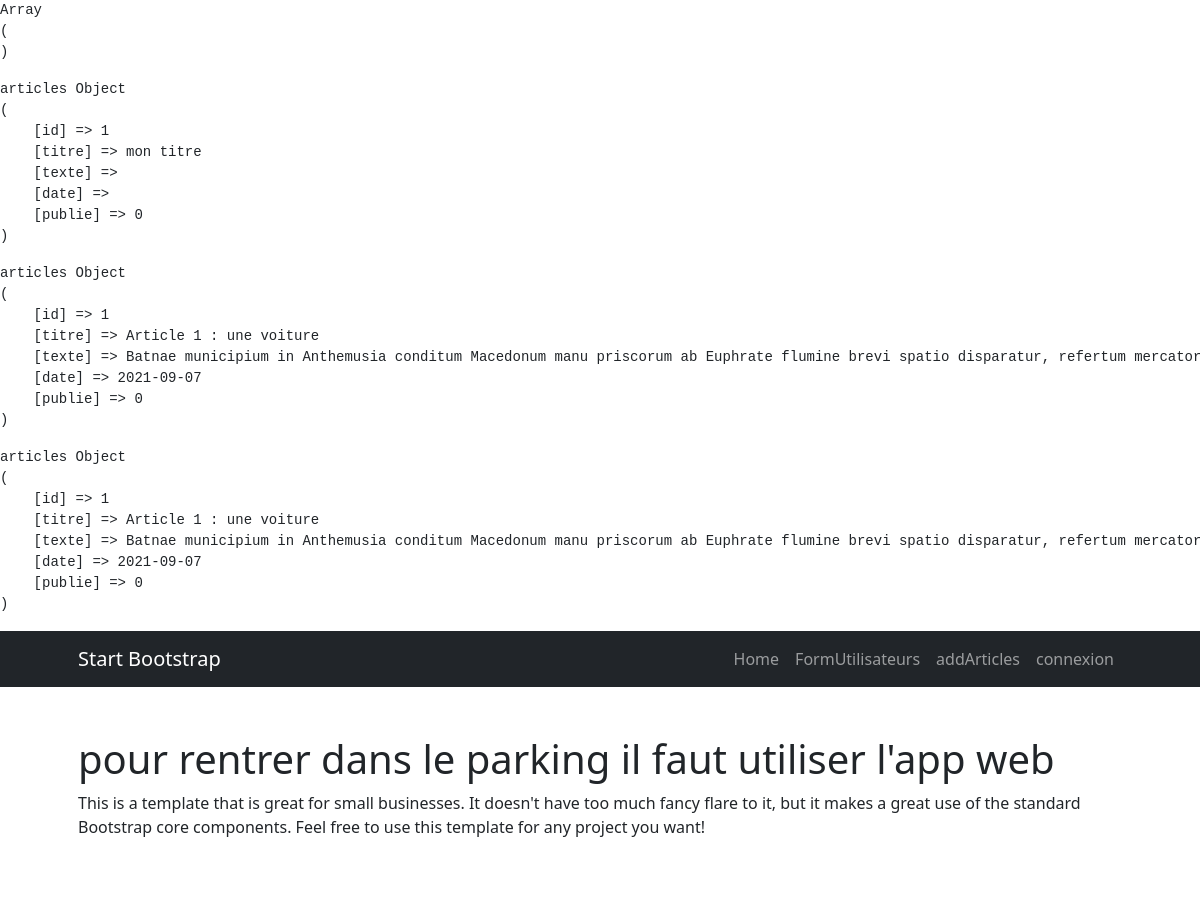
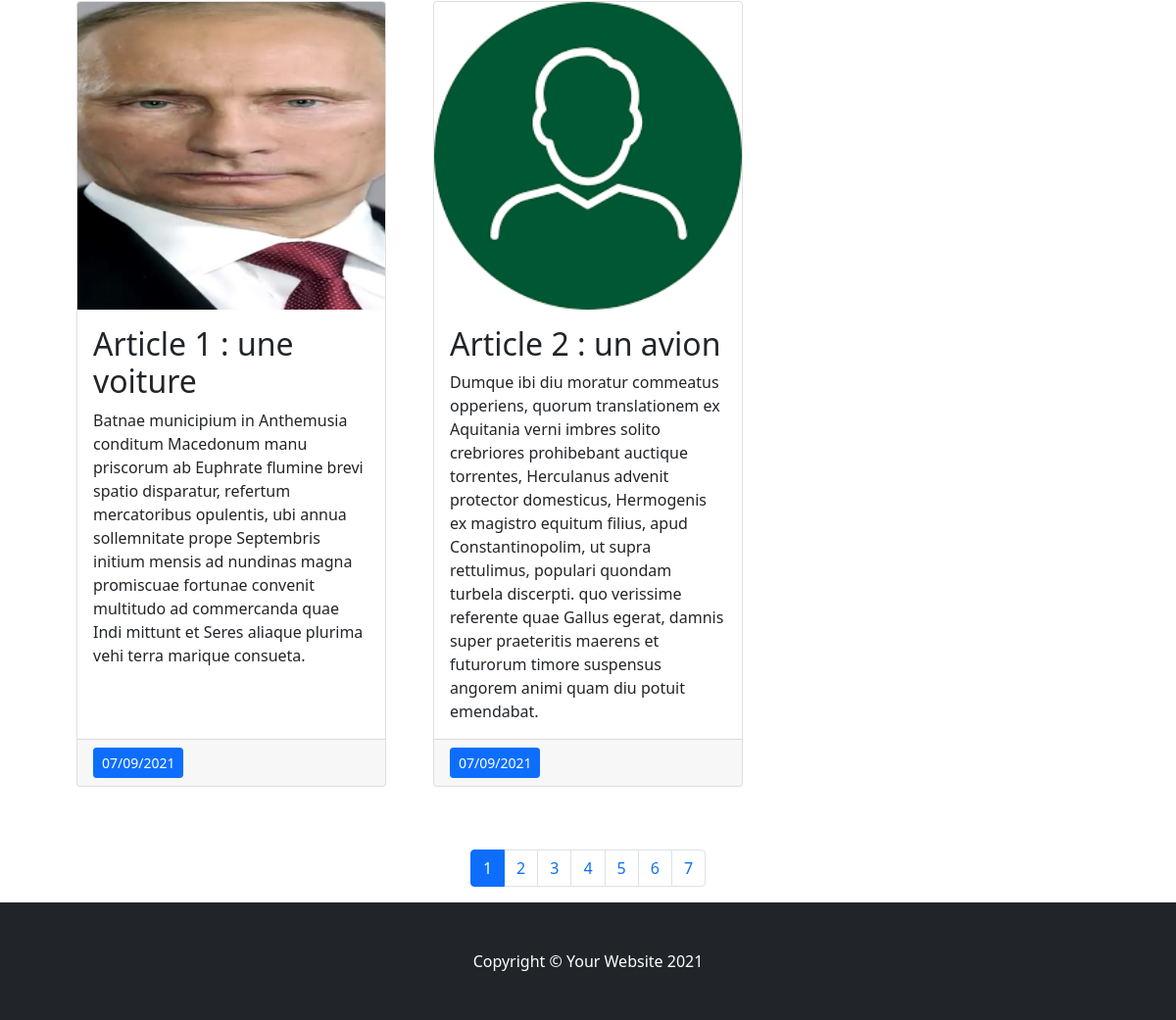
The page / on the database its author committed (2 pictures, top to bottom).
### tables this page shows
CREATE TABLE IF NOT EXISTS `articles` (
  `id` int NOT NULL AUTO_INCREMENT,
  `titre` varchar(255) NOT NULL,
  `texte` text NOT NULL,
  `date` date NOT NULL,
  `publie` tinyint(1) NOT NULL,
  PRIMARY KEY (`id`)
);

### classes/articlesManager.class.php (called while the page is built, shortened)
<?php
class articlesManager{
public $bdd;
function setBdd($bdd){
    $this->bdd = $bdd;
}
public function getList3($depart,$limit){
    $listArticles =[];
    $sql= 'SELECT id, '
    .'titre, '
    .'texte, '
    .'publie, '
    .'DATE_FORMAT(date, "%d/%m/%Y")as date '
    .'FROM articles '
    .'LIMIT :depart, :limit';
    $req = $this->bdd->prepare($sql);
    $req->bindValue(':depart', $depart, PDO::PARAM_INT);
    $req->bindValue(':limit', $limit, PDO::PARAM_INT);
$req->execute();
while ($donnees = $req->fetch(PDO::FETCH_ASSOC)){
    $articles = new articles();
    $articles->hydrate($donnees);
    $listArticles[] = $articles;
}
return $listArticles;
}
public function countArticlesPublie(){
    $sql = "SELECT COUNT(*) as total FROM articles";
    $req = $this->bdd->prepare($sql);
    $req->execute();
    $count = $req->fetch(PDO::FETCH_ASSOC);
    $total = $count['total'];
    return $total;
}
}

### classes/articles.class.php (called while the page is built, shortened)
<?php
class articles{
    public $id;
    public $titre;
    public $texte;
    public $date;
    function getId(){
        return $this->id;
    }
    function getTitre(){
        return $this->titre;
    }
    function setTitre($titre){
        $this->titre = $titre;
    }
    function getTexte(){
        return $this->texte;
    }
    function getDate(){
        return $this->date;
    }
public function hydrate($donnees){
    if (isset($donnees['id'])){
        $this->id = $donnees['id'];
    }
    else{
        $this->id = '';
    }
    if (isset($donnees['titre'])){
        $this->titre = $donnees['titre'];
    }
    else{
        $this->titre = '';
    }
    if (isset($donnees['texte'])){
        $this->texte = $donnees['texte'];
    }
    else{
        $this->texte = '';
    }
    if (isset($donnees['date'])){
        $this->date = $donnees['date'];
    }
    else{
        $this->date = '';
    }
}
}

### index.php (the view, shortened to what this page needs)
<?php
require_once 'config/init.conf.php' ;
print_r2($_SESSION);
?>
<?php
$articlesManager = new articlesManager($bdd);
?>
<?php
$page = !empty($_GET['p']) ? $_GET ['p'] : 1;
$nbArticlesTotalLAPublie = $articlesManager->countArticlesPublie();
$nbpage = ceil($nbArticlesTotalLAPublie / __nb_articles_par_page);
$indexDepart = ($page -1) * __nb_articles_par_page;
$ListArticles = $articlesManager->getList3($indexDepart, __nb_articles_par_page);
?>
<!DOCTYPE html>
<html lang="en">
    <?php include 'includes/header.inc.php';?>
    <body>
        <?php include 'includes/menu.inc.php';?>
        <div class="container px-4 px-lg-5">
            <div class="row gx-4 gx-lg-5 align-items-center my-5">
                <div class="col-12">
                    <h1 class="font-weight-light"><?php echo "pour rentrer dans le parking il faut utiliser l'app web" ?></h1>
                    <p>This is a template that is great for small businesses. It doesn't have too much fancy flare to it, but it makes a great use of the standard Bootstrap core components. Feel free to use this template for any project you want!</p>
                </div>
            </div>
            <div class="row gx-4 gx-lg-5">
            <?php
            foreach ($ListArticles as $key => $articles){
            ?>
                <div class="col-md-4 mb-5">
                    <div class="card h-100">
                    <img class="card-img-top" src="img/<?= $articles->getId() ?>.jpg">
                        <div class="card-body">
                            <h2 class="card-title"><?= $articles->getTitre();?></h2>
                            <p class="card-text"><?= $articles->getTexte();?></p>
                        </div>
                        <div class="card-footer"><a class="btn btn-primary btn-sm" href="#!"><?=$articles->getDate();?></a></div>
                    </div>
                </div>
                        <?php
                        }
                        ?>
            </div>
            <div class="row mt-3">
                <div class="col-12">
                    <nav aria-label="Page navigation example">
                        <ul class="pagination justify-content-center">
                        <?php for ($index=1; $index <= $nbpage; $index++) { ?>
                            <li class="page-item <?php if ($page == $index) { ?>active<?php } ?>">
                            <a class="page-link" href="index.php?p=<?= $index ?>"><?= $index ?></a>
                            </li>
                            <?php
                        }?>
                        </ul>
                    </nav>
                </div>
            </div>
        </div>
        <?php include 'includes/footer.inc.php';?>
    </body>
</html>

### config/init.conf.php (shortened to what this page needs)
<?php
function print_r2($tab_a_afficher_print_r){
    echo '<pre>';
    print_r($tab_a_afficher_print_r);
    echo '</pre>';
}
?>

### includes/header.inc.php (shortened to what this page needs)
<head>
        <link href="css/styles.css" rel="stylesheet" />
    </head>

### includes/menu.inc.php (shortened to what this page needs)
<nav class="navbar navbar-expand-lg navbar-dark bg-dark">
            <div class="container px-5">
                <a class="navbar-brand" href="#!">Start Bootstrap</a>
                <div class="collapse navbar-collapse" id="navbarSupportedContent">
                    <ul class="navbar-nav ms-auto mb-2 mb-lg-0">
                        <li class="nav-item"><a class="nav-link" aria-current="page" href="index.php">Home</a></li>
                        <li class="nav-item"><a class="nav-link" href="FormUtilisateurs.php">FormUtilisateurs</a></li>
                        <li class="nav-item"><a class="nav-link" href="FormArticles.php">addArticles</a></li>
                        <li class="nav-item"><a class="nav-link" href="connexion.php">connexion</a></li>
                    </ul>
                </div>
            </div>
        </nav>

### includes/footer.inc.php (shortened to what this page needs)
<footer class="py-5 bg-dark">
            <div class="container px-4 px-lg-5"><p class="m-0 text-center text-white">Copyright &copy; Your Website 2021</p></div>
        </footer>

### rows shown on the page
articles: shows a picture, titre "Article 1 : une voiture", texte "Batnae municipium in Anthemusia conditum Macedonum manu priscorum ab Euphrate flumine brevi spatio disparatur, refertum mercatoribus opulentis, ubi annua sollemnitate prope Septembris initium mensis ad nundinas magna promiscuae fortunae convenit multitudo ad commercanda quae Indi mittunt et Seres aliaque plurima vehi terra marique consueta.", Date "07/09/2021"
articles: shows a picture, titre "Article 2 : un avion", texte "Dumque ibi diu moratur commeatus opperiens, quorum translationem ex Aquitania verni imbres solito crebriores prohibebant auctique torrentes, Herculanus advenit protector domesticus, Hermogenis ex magistro equitum filius, apud Constantinopolim, ut supra rettulimus, populari quondam turbela discerpti. quo verissime referente quae Gallus egerat, damnis super praeteritis maerens et futurorum timore suspensus angorem animi quam diu potuit emendabat.", Date "07/09/2021"
